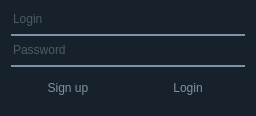
<?xml version="1.0" encoding="UTF-8"?>
<ui version="4.0">
 <class>authform</class>
 <widget class="QWidget" name="authform">
  <property name="windowModality">
   <enum>Qt::ApplicationModal</enum>
  </property>
  <property name="geometry">
   <rect>
    <x>0</x>
    <y>0</y>
    <width>256</width>
    <height>116</height>
   </rect>
  </property>
  <property name="windowTitle">
   <string>Auth</string>
  </property>
  <property name="styleSheet">
   <string notr="true">background-color: rgb(23, 33, 43)</string>
  </property>
  <layout class="QVBoxLayout" name="verticalLayout">
   <item>
    <layout class="QHBoxLayout" name="login_hlayout">
     <item>
      <widget class="QLineEdit" name="login_edit">
       <property name="styleSheet">
        <string notr="true">background-color: rgba(0,0,0,0);
border: 0;
border-bottom: 2px solid rgb(127, 145, 164);
color: rgb(127, 145, 164);
padding-bottom: 7px</string>
       </property>
       <property name="placeholderText">
        <string>Login</string>
       </property>
      </widget>
     </item>
    </layout>
   </item>
   <item>
    <layout class="QHBoxLayout" name="pass_hlayout">
     <item>
      <widget class="QLineEdit" name="pass_edit">
       <property name="styleSheet">
        <string notr="true">background-color: rgba(0,0,0,0);
border: 0;
border-bottom: 2px solid rgb(127, 145, 164);
color: rgb(127, 145, 164);
padding-bottom: 7px</string>
       </property>
       <property name="placeholderText">
        <string>Password</string>
       </property>
      </widget>
     </item>
    </layout>
   </item>
   <item>
    <layout class="QHBoxLayout" name="button_hlayout">
     <item>
      <widget class="QPushButton" name="pushButton">
       <property name="styleSheet">
        <string notr="true">color: rgb(127, 145, 164);</string>
       </property>
       <property name="text">
        <string>Sign up</string>
       </property>
       <property name="flat">
        <bool>true</bool>
       </property>
      </widget>
     </item>
     <item>
      <widget class="QPushButton" name="auth_button">
       <property name="minimumSize">
        <size>
         <width>0</width>
         <height>30</height>
        </size>
       </property>
       <property name="maximumSize">
        <size>
         <width>150</width>
         <height>16777215</height>
        </size>
       </property>
       <property name="styleSheet">
        <string notr="true">color: rgb(127, 145, 164);</string>
       </property>
       <property name="text">
        <string>Login</string>
       </property>
       <property name="flat">
        <bool>true</bool>
       </property>
      </widget>
     </item>
    </layout>
   </item>
  </layout>
 </widget>
 <resources/>
 <connections/>
</ui>
